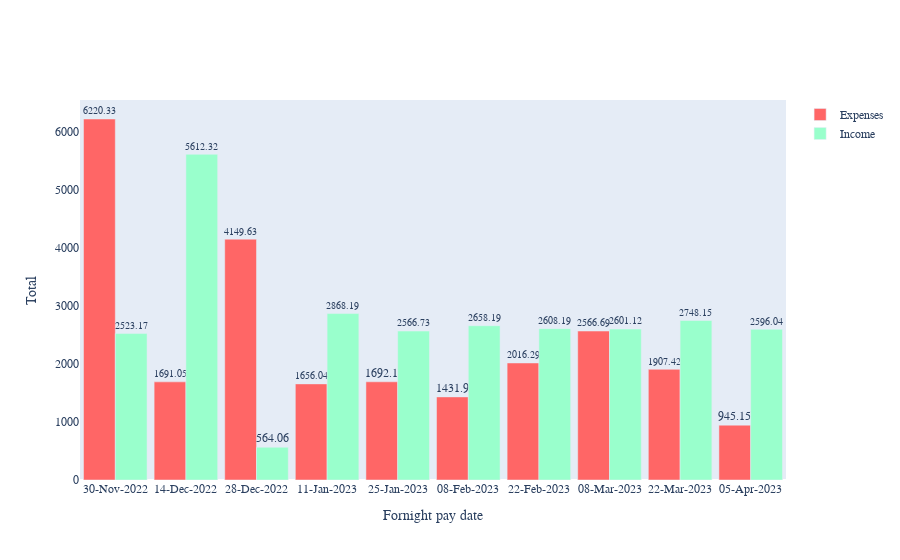

The notebook cell saved with this chart:
### Code cell
fig = go.Figure()

fig.add_trace(go.Bar(x=df3["Date"], y=df3['Amount'],
  name = "Expenses", text = df3["Amount"].round(2), textangle=0, textposition='outside', marker_color='#ff6666'
))

fig.add_trace(go.Bar(x=df4["Date"], y=df4['Amount'],
  name = "Income", text = df4["Amount"].round(2), textangle=0, textposition='outside', marker_color='rgb(153, 255, 204)'
))
# fig = px.bar(df4, x='Date', y='Amount',color_discrete_sequence=px.colors.qualitative.Dark24, text_auto='.2f')
fig.update_layout( 
    bargap=0.1,
    xaxis_title_text='Fornight pay date', 
    yaxis_title_text='Total',
    font_family='Arial',
    xaxis=dict(tickmode='array', tickvals= df3['Date'], ticktext = df3['Date'].apply(lambda x: x.strftime('%d-%b-%Y')),automargin=True),
    )
fig.update_yaxes(showgrid=False)
# fig.update_xaxes(type='category')
fig.show()

### Figure 1 — Plotly figure (JSON) as saved in the notebook; plotly's stock layout.template omitted (floating-point values rounded to 4 significant figures)
{"data": [{"marker": {"color": "#ff6666"}, "name": "Expenses", "text": [6220.0, 1691.0, 4150.0, 1656.0, 1692.0, 1432.0, 2016.0, 2567.0, 1907.0, 945.1], "textangle": 0, "textposition": "outside", "type": "bar", "x": ["2022-11-30T00:00:00", "2022-12-14T00:00:00", "2022-12-28T00:00:00", "2023-01-11T00:00:00", "2023-01-25T00:00:00", "2023-02-08T00:00:00", "2023-02-22T00:00:00", "2023-03-08T00:00:00", "2023-03-22T00:00:00", "2023-04-05T00:00:00"], "y": [6220.0, 1691.0, 4150.0, 1656.0, 1692.0, 1432.0, 2016.0, 2567.0, 1907.0, 945.2]}, {"marker": {"color": "rgb(153, 255, 204)"}, "name": "Income", "text": [2523.0, 5612.0, 564.1, 2868.0, 2567.0, 2658.0, 2608.0, 2601.0, 2748.0, 2596.0], "textangle": 0, "textposition": "outside", "type": "bar", "x": ["2022-11-30T00:00:00", "2022-12-14T00:00:00", "2022-12-28T00:00:00", "2023-01-11T00:00:00", "2023-01-25T00:00:00", "2023-02-08T00:00:00", "2023-02-22T00:00:00", "2023-03-08T00:00:00", "2023-03-22T00:00:00", "2023-04-05T00:00:00"], "y": [2523.0, 5612.0, 564.1, 2868.0, 2567.0, 2658.0, 2608.0, 2601.0, 2748.0, 2596.0]}], "layout": {"bargap": 0.1, "font": {"family": "Arial"}, "xaxis": {"automargin": true, "tickmode": "array", "ticktext": ["30-Nov-2022", "14-Dec-2022", "28-Dec-2022", "11-Jan-2023", "25-Jan-2023", "08-Feb-2023", "22-Feb-2023", "08-Mar-2023", "22-Mar-2023", "05-Apr-2023"], "tickvals": ["2022-11-30T00:00:00", "2022-12-14T00:00:00", "2022-12-28T00:00:00", "2023-01-11T00:00:00", "2023-01-25T00:00:00", "2023-02-08T00:00:00", "2023-02-22T00:00:00", "2023-03-08T00:00:00", "2023-03-22T00:00:00", "2023-04-05T00:00:00"], "title": {"text": "Fornight pay date"}}, "yaxis": {"showgrid": false, "title": {"text": "Total"}}}}
